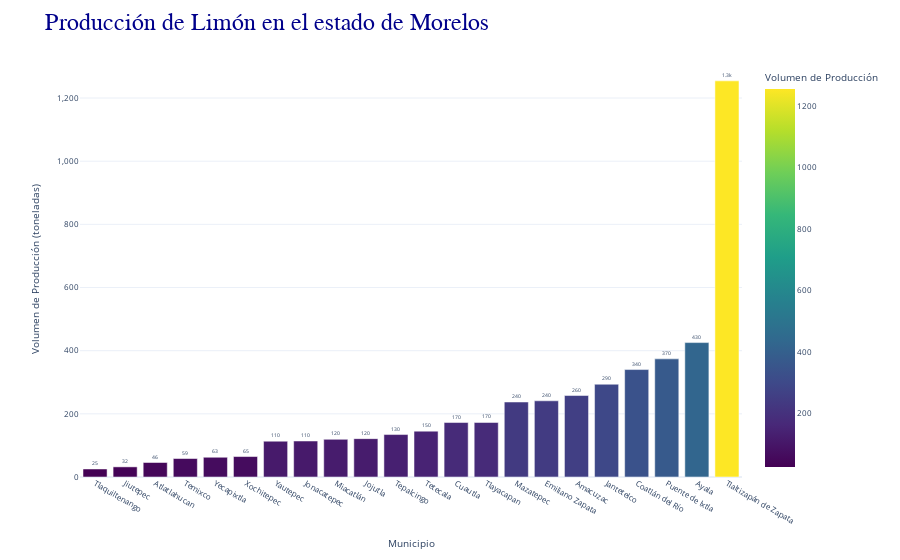

Notebook cell for this chart:
### Code cell
import plotly.express as px


prod_est_df = prod_est_df.rename(columns={
    'Nommunicipio': 'Municipio',
    'Volumenproduccion': 'Volumen de Producción'
})


# Crear el gráfico de barras
fig2 = px.bar(
    prod_est_df,
    x='Municipio',
    y='Volumen de Producción',
    hover_data={'Porcentaje': ':.2f'},
    text_auto='.2s',
    color="Volumen de Producción",
    color_continuous_scale=px.colors.sequential.Viridis,

)

# Actualizar el layout
fig2.update_layout(
    title="Producción de Limón en el estado de Morelos",
         title_font=dict(
        family="Arial, sans-serif",  # Fuente estética, puedes usar otras como 'Courier New', 'Times New Roman', etc.
        size=24,                    # Tamaño del título
        color="darkblue"            # Color del título
    ),
    xaxis_title="Municipio",  # Ahora es el eje X
    yaxis_title="Volumen de Producción (toneladas)",  # Ahora es el eje Y
    font=dict(size=8),
    yaxis=dict(tickformat=","),
    template="plotly_white"
)


fig2.update_traces(textfont_size=5, textangle=0, textposition="outside", cliponaxis=False)

# Mostrar el gráfico
fig2.show()

fig2.write_image("produccion_estatal.svg", engine="kaleido")
# Save the graph as an HTML file
fig2.write_html("produccion_estatal.html")

# Optionally, open the HTML file in the default web browser
import webbrowser
webbrowser.open("produccion_estatal.html")

### Figure 1 — Plotly figure (JSON) as saved in the notebook; plotly's stock layout.template omitted (floating-point values rounded to 4 significant figures)
{"data": [{"alignmentgroup": "True", "customdata": [[0.53], [0.67], [0.95], [1.22], [1.3], [1.35], [2.36], [2.37], [2.48], [2.53], [2.8], [3.02], [3.59], [3.59], [4.94], [5.02], [5.37], [6.11], [7.08], [7.78], [8.85], [26.1]], "hovertemplate": "Municipio=%{x}<br>Volumen de Producción=%{marker.color}<br>Porcentaje=%{customdata[0]:.2f}<extra></extra>", "legendgroup": "", "marker": {"color": [25.4, 32.1, 45.9, 58.5, 62.5, 64.8, 113.3, 114.0, 119.2, 121.5, 134.4, 145.2, 172.5, 172.7, 237.5, 241.3, 258.0, 293.8, 340.2, 374.1, 425.6, 1254.0], "coloraxis": "coloraxis", "pattern": {"shape": ""}}, "name": "", "offsetgroup": "", "orientation": "v", "showlegend": false, "textposition": "outside", "texttemplate": "%{y:.2s}", "x": ["Tlaquiltenango", "Jiutepec", "Atlatlahucan", "Temixco", "Yecapixtla", "Xochitepec", "Yautepec", "Jonacatepec", "Miacatlán", "Jojutla", "Tepalcingo", "Tetecala", "Cuautla", "Tlayacapan", "Mazatepec", "Emiliano Zapata", "Amacuzac", "Jantetelco", "Coatlán del Río", "Puente de Ixtla", "Ayala", "Tlaltizapán de Zapata"], "xaxis": "x", "y": [25.4, 32.1, 45.9, 58.5, 62.5, 64.8, 113.3, 114.0, 119.2, 121.5, 134.4, 145.2, 172.5, 172.7, 237.5, 241.3, 258.0, 293.8, 340.2, 374.1, 425.6, 1254.0], "yaxis": "y", "type": "bar", "textfont": {"size": 5}, "cliponaxis": false, "textangle": 0}], "layout": {"xaxis": {"anchor": "y", "domain": [0.0, 1.0], "title": {"text": "Municipio"}}, "yaxis": {"anchor": "x", "domain": [0.0, 1.0], "title": {"text": "Volumen de Producción (toneladas)"}, "tickformat": ","}, "coloraxis": {"colorbar": {"title": {"text": "Volumen de Producción"}}, "colorscale": [[0.0, "#440154"], [0.1111, "#482878"], [0.2222, "#3e4989"], [0.3333, "#31688e"], [0.4444, "#26828e"], [0.5556, "#1f9e89"], [0.6667, "#35b779"], [0.7778, "#6ece58"], [0.8889, "#b5de2b"], [1.0, "#fde725"]]}, "legend": {"tracegroupgap": 0}, "margin": {"t": 60}, "barmode": "relative", "title": {"text": "Producción de Limón en el estado de Morelos", "font": {"family": "Arial, sans-serif", "size": 24, "color": "darkblue"}}, "font": {"size": 8}}}
